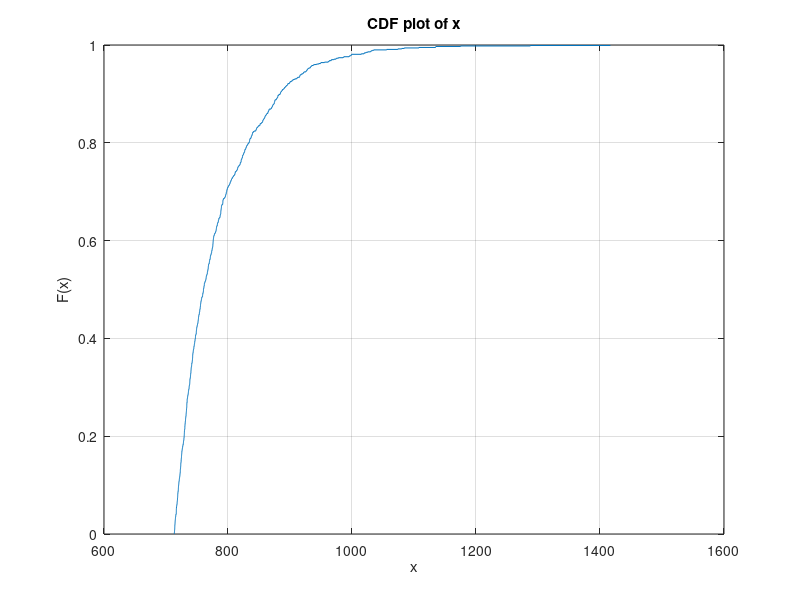

MATLAB code to generate this figure: (Note: this script raises an error after producing the figure.)
present=importdata('q2.txt');
E=mean(present);
D=var(present);
cdfplot(present);
figure;
histogram(present,100,'Normalization','pdf')

ksdensity(present);
